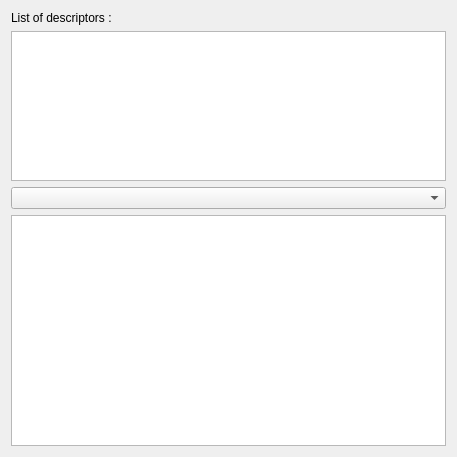
<?xml version="1.0" encoding="UTF-8"?>
<ui version="4.0">
 <class>ViewMetadataDialog</class>
 <widget class="QDialog" name="ViewMetadataDialog">
  <property name="geometry">
   <rect>
    <x>0</x>
    <y>0</y>
    <width>457</width>
    <height>457</height>
   </rect>
  </property>
  <property name="windowTitle">
   <string>View Metadata</string>
  </property>
  <layout class="QVBoxLayout" name="verticalLayout">
   <item>
    <widget class="QLabel" name="lblDescriptor">
     <property name="text">
      <string>List of descriptors :</string>
     </property>
    </widget>
   </item>
   <item>
    <widget class="QListWidget" name="lstDescriptors">
     <property name="minimumSize">
      <size>
       <width>0</width>
       <height>100</height>
      </size>
     </property>
     <property name="maximumSize">
      <size>
       <width>16777215</width>
       <height>150</height>
      </size>
     </property>
    </widget>
   </item>
   <item>
    <widget class="QComboBox" name="cmbImage"/>
   </item>
   <item>
    <widget class="QTextEdit" name="txtMetadata"/>
   </item>
  </layout>
 </widget>
 <resources/>
 <connections/>
</ui>
